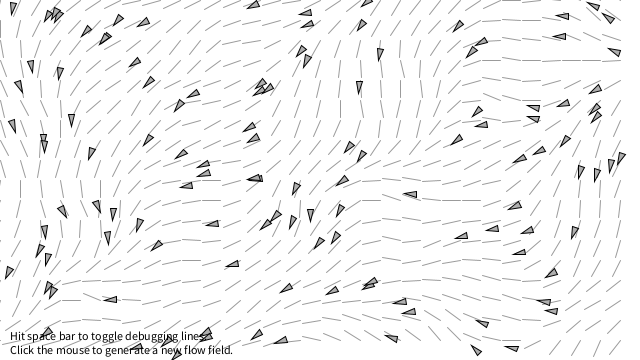
Frame 1 (no input)
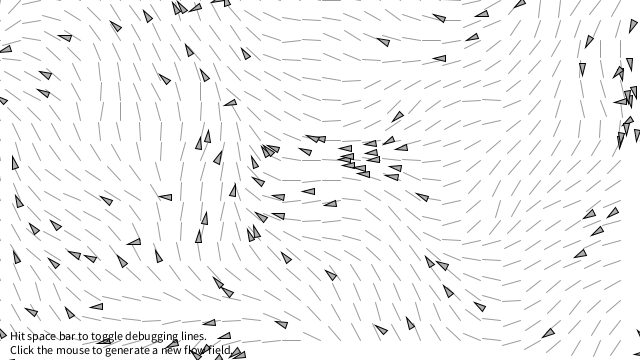
Frame 60 (the mouse pressed at the canvas centre just before this capture)
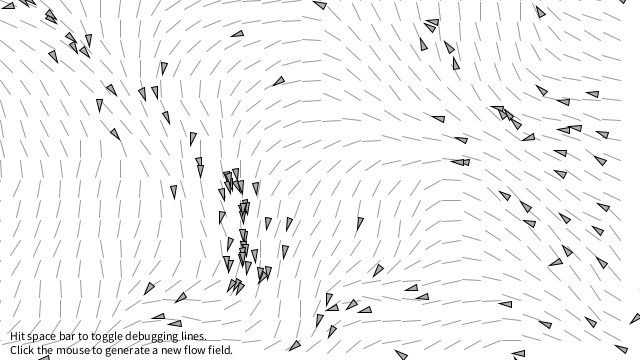
Frame 120 (the mouse held since frame 60 and released just before this capture)

The Processing sketch that drew these frames (run headless with seeded random() and noise(); from frame 60 on, the mouse is pressed at the canvas centre):

// Processing sketch: h_w_8_1
// ── h_w_8_1.pde
// The Nature of Code
// Daniel Shiffman
// http://natureofcode.com

// Flow Field Following
// Via Reynolds: http://www.red3d.com/cwr/steer/FlowFollow.html

// Using this variable to decide whether to draw all the stuff
boolean debug = true;
float zoff=0;
// Flowfield object
FlowField flowfield;
// An ArrayList of vehicles
ArrayList<Vehicle> vehicles;

void setup() {
  size(640, 360);
  // Make a new flow field with "resolution" of 16
  flowfield = new FlowField(20);
  vehicles = new ArrayList<Vehicle>();
  // Make a whole bunch of vehicles with random maxspeed and maxforce values
  for (int i = 0; i < 120; i++) {
    vehicles.add(new Vehicle(new PVector(random(width), random(height)), random(2, 5), random(0.1, 0.5)));
  }
}
float time=0;
void draw() {
  time++;
  background(255);
  // Display the flowfield in "debug" mode
  if (debug) flowfield.display();
  // Tell all the vehicles to follow the flow field
  for (Vehicle v : vehicles) {
    v.follow(flowfield);
    v.run();
  }

  // Instructions
  fill(0);
  text("Hit space bar to toggle debugging lines.\nClick the mouse to generate a new flow field.",10,height-20);
  println("change");
  if(time%20==0)
  {flowfield.init(); zoff+=0.001;}
}


void keyPressed() {
  if (key == ' ') {
    debug = !debug;
  }
}

// Make a new flowfield
void mousePressed() {
  flowfield.init();
}

// ── FlowField.pde
// The Nature of Code
// Daniel Shiffman
// http://natureofcode.com

// Flow Field Following

class FlowField {

  // A flow field is a two dimensional array of PVectors
  PVector[][] field;
  int cols, rows; // Columns and Rows
  int resolution; // How large is each "cell" of the flow field

  FlowField(int r) {
    resolution = r;
    // Determine the number of columns and rows based on sketch's width and height
    cols = width/resolution;
    rows = height/resolution;
    field = new PVector[cols][rows];
    init();
  }

  void init() {
    // Reseed noise so we get a new flow field every time
    noiseSeed((int)random(10000));
    float xoff = 0;
    for (int i = 0; i < cols; i++) {
      float yoff = 0;
      for (int j = 0; j < rows; j++) {
        float theta = map(noise(xoff,yoff,zoff),0,1,0,TWO_PI);
        // Polar to cartesian coordinate transformation to get x and y components of the vector
        field[i][j] = new PVector(cos(theta),sin(theta));
        yoff += 0.1;
      }
      xoff += 0.1;
    }
  }

  // Draw every vector
  void display() {
    for (int i = 0; i < cols; i++) {
      for (int j = 0; j < rows; j++) {
        drawVector(field[i][j],i*resolution,j*resolution,resolution-2);
      }
    }

  }

  // Renders a vector object 'v' as an arrow and a position 'x,y'
  void drawVector(PVector v, float x, float y, float scayl) {
    pushMatrix();
    float arrowsize = 4;
    // Translate to position to render vector
    translate(x,y);
    stroke(0,100);
    // Call vector heading function to get direction (note that pointing to the right is a heading of 0) and rotate
    rotate(v.heading2D());
    // Calculate length of vector & scale it to be bigger or smaller if necessary
    float len = v.mag()*scayl;
    // Draw three lines to make an arrow (draw pointing up since we've rotate to the proper direction)
    line(0,0,len,0);
    //line(len,0,len-arrowsize,+arrowsize/2);
    //line(len,0,len-arrowsize,-arrowsize/2);
    popMatrix();
  }

  PVector lookup(PVector lookup) {
    int column = int(constrain(lookup.x/resolution,0,cols-1));
    int row = int(constrain(lookup.y/resolution,0,rows-1));
    return field[column][row].get();
  }


}

// ── Vehicle.pde
// The Nature of Code
// Daniel Shiffman
// http://natureofcode.com

// Flow Field Following

class Vehicle {

  // The usual stuff
  PVector position;
  PVector velocity;
  PVector acceleration;
  float r;
  float maxforce;    // Maximum steering force
  float maxspeed;    // Maximum speed

    Vehicle(PVector l, float ms, float mf) {
    position = l.get();
    r = 3.0;
    maxspeed = ms;
    maxforce = mf;
    acceleration = new PVector(0,0);
    velocity = new PVector(0,0);
  }

  public void run() {
    update();
    borders();
    display();
  }


  // Implementing Reynolds' flow field following algorithm
  // http://www.red3d.com/cwr/steer/FlowFollow.html
  void follow(FlowField flow) {
    // What is the vector at that spot in the flow field?
    PVector desired = flow.lookup(position);
    // Scale it up by maxspeed
    desired.mult(maxspeed);
    // Steering is desired minus velocity
    PVector steer = PVector.sub(desired, velocity);
    steer.limit(maxforce);  // Limit to maximum steering force
    applyForce(steer);
  }

  void applyForce(PVector force) {
    // We could add mass here if we want A = F / M
    acceleration.add(force);
  }

  // Method to update position
  void update() {
    // Update velocity
    velocity.add(acceleration);
    // Limit speed
    velocity.limit(maxspeed);
    position.add(velocity);
    // Reset accelertion to 0 each cycle
    acceleration.mult(0);
  }

  void display() {
    // Draw a triangle rotated in the direction of velocity
    float theta = velocity.heading2D() + radians(90);
    fill(175);
    stroke(0);
    pushMatrix();
    translate(position.x,position.y);
    rotate(theta);
    beginShape(TRIANGLES);
    vertex(0, -r*2);
    vertex(-r, r*2);
    vertex(r, r*2);
    endShape();
    popMatrix();
  }

  // Wraparound
  void borders() {
    if (position.x < -r) position.x = width+r;
    if (position.y < -r) position.y = height+r;
    if (position.x > width+r) position.x = -r;
    if (position.y > height+r) position.y = -r;
  }
}
